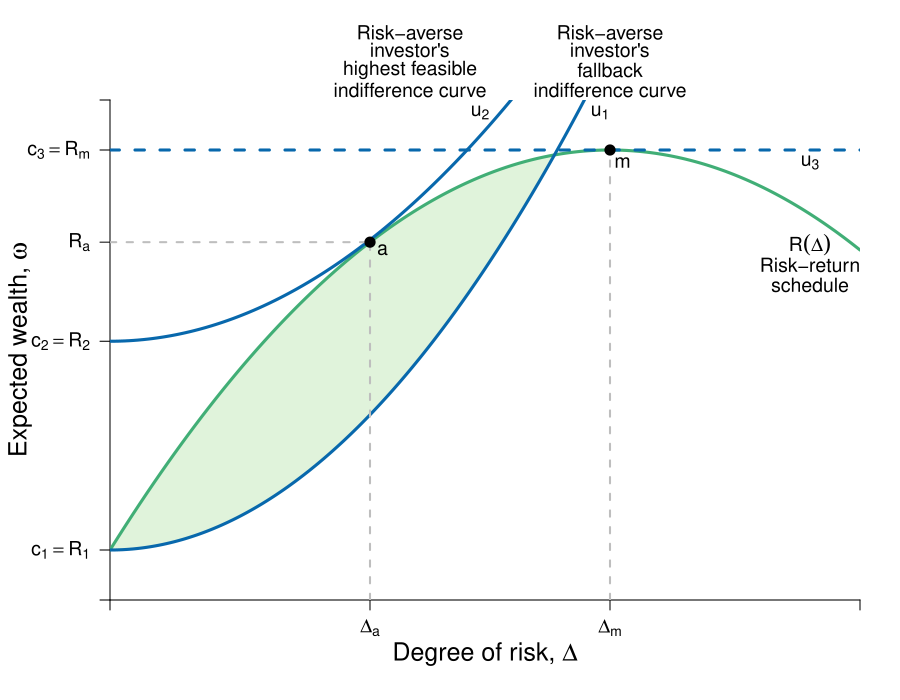

Write the R code that produced this figure.
#Graph Designer: Simon Halliday & Madeleine Wettach '20
#Authors: Bowles, Foley and Halliday
#Title: Microeconomics: Competition, Conflict and Coordination

require(shape)
library(pBrackets)
pdf(file = "risk/step_by_step_graphs_4/risk_return_investment_step4.pdf", width = 9, height = 7)

#Set parameters for graphics
axislabelsize <- 1.5
labelsize <- 1.2
graphlinewidth <- 3
segmentlinewidth <- 2
a <- c(2, 4, 6)


COL <- c("#7fc97f", "#beaed4", "#fdc086", "#ffff99", "#386cb0", "#f0027f", "#bf5b17", "#666666")
COLA <- c("#e0f3db", "#99d8c9","#66c2a4","#41ae76", "#238b45", "#005824")
COLB <- c("#c6dbef", "#4eb3d3", "#2b8cbe", "#0868ac","#084081")
COLC <- c("#fcfbfd", "#efedf5", "#dadaeb", "#bcbddc", "#9e9ac8", "#807dba", "#6a51a3", "#54278f", "#3f007d")

par(mar =  c(5, 5.5, 5, 2))
xlims <- c(0, 15)
ylims <- c(0, 20)

riskreturn <- function(g, int1 = 18, int2 = 4, coeff = 0.4){
  int1 - (int2 - (coeff)*g)^2
}

uA <- function(omega, g, slope = 0.5){
  omega + omega*g  - slope*g^2
}

indiffA <- function(g, intercept = 2, slope = 0.2){
  intercept  + slope*g^2
}

insurance <- function(g, intercept = 10, slope = 0.36){
  intercept  + slope*g
}

#Find the optima of the risk return schedule for plotting
retopt <- optimize(riskreturn, interval = xlims, maximum = TRUE)
retmax <- retopt$maximum[1]

#Find the intersection of the riskreturn schedule and indiffA
rt <- uniroot(function(g)  riskreturn(g) - indiffA(g), c(0.01, 15), tol = 1e-8) 
int1 <- rt$root

# rt2 <- uniroot(function(g)  riskreturn(g) - indiffA(g, intercept = 10.35, slope = 0.12), c(1, 10), tol = 1e-8) 
# tang <- rt2$root
# tang  

#Plot command 
plot(0, 0, xlim = xlims, ylim = ylims, 
     type = "n",
     xlab = expression(paste("")),
     ylab = expression(paste("")), 
     axes = FALSE,
     cex.lab = labelsize, 
     bty = "n", 
     xaxs="i", 
     yaxs="i"
)


#Customize ticks and labels for the plot
ticksy <- c(0,  2, 10.35, riskreturn(g = 5.2), riskreturn(g = retmax), ylims[2])
ylabels <- c(NA, expression(paste(c[1] == R[1])), expression(paste(c[2] == R[2])), expression(paste(R[a])), expression(paste(c[3] == R[m])), NA)
ticksx <- c(0, 5.2, retmax, xlims[2])
xlabels <- c(NA, expression(paste(Delta[a])), expression(paste(Delta[m])), NA)

axis(1, at = ticksx, pos = 0, labels = xlabels, cex.axis = labelsize)
axis(2, at = ticksy, pos = 0, labels = ylabels, las = 1, cex.axis = labelsize)
mtext(expression(paste("Degree of risk, ", Delta)), side=1, line = 2.5, cex = axislabelsize)
text(xlims[1] - 1.8, ylims[2] - 0.5*(ylims[2] - ylims[1]), expression(paste("Expected wealth, ", omega)), xpd = TRUE, cex = axislabelsize, srt = 90) 

npts <- 500 
xx1 <- seq(xlims[1], xlims[2], length.out = npts)


#Notice, I use the earlier calculated intercept here for the polygon
xx3 <- seq(xlims[1], int1, length.out = npts)
polygon(x = c(xx3, rev(xx3)), 
        y = c(riskreturn(xx3), indiffA(rev(xx3))), 
        col = COLA[1], density=NULL, border = NA)

lines(xx1, riskreturn(xx1), col = COLA[4], lwd = graphlinewidth, lty = 1)
lines(xx1, indiffA(xx1), col = COLB[4], lwd = graphlinewidth, lty = 1)
lines(xx1, indiffA(xx1, intercept = 10.35, slope = 0.15), col = COLB[4], lwd = graphlinewidth, lty = 1)

####cut
#Add points a, b, c and c
segments(5.2, 0, 5.2, riskreturn(g = 5.2), lty = 2, col = "gray", lwd = segmentlinewidth)
segments(0, riskreturn(g = 5.2), 5.2, riskreturn(g = 5.2), lty = 2, col = "gray", lwd = segmentlinewidth)
points(5.2, riskreturn(g = 5.2), pch = 16, col = "black", cex = 1.5)
text(5.2 + 0.25, riskreturn(g = 5.2) - 0.3, expression(a), cex = labelsize)


#####Risk neutral segment line
segments(0, riskreturn(retmax), xlims[2], riskreturn(g = retmax) , lty = 2, col = COLB[4], lwd = graphlinewidth)

segments(retmax, 0, retmax, riskreturn(g = retmax) , lty = 2, col = "gray", lwd = segmentlinewidth)
points(retmax, riskreturn(g = retmax), pch = 16, col = "black", cex = 1.5)
text(retmax + 0.25, riskreturn(g = retmax) - 0.5, expression(m), cex = labelsize)


# segments(0, insurance(g = 1.8), 10.5, insurance(g = 1.8), lty = 2, col = "gray", lwd = segmentlinewidth)
# segments(1.8, 0, 1.8, insurance(g = 1.8), lty = 2, col = "gray", lwd = segmentlinewidth)
# points(1.8, insurance(g = 1.8) , pch = 16, col = "black", cex = 1.5)
# text(1.8, insurance(g = 1.8) + 0.6, expression(paste(b^2)), cex = labelsize)
# 
# 
# 
# points(10.5, riskreturn(g = 10.5) , pch = 16, col = "black", cex = 1.5)
# text(10.5, riskreturn(g = 10.5) + 0.6, expression(paste(b^1)), cex = labelsize)
# 
# brackets(x1 = 10.7, y1 = riskreturn(10.5)  - 0.1, 
#          x2 = 10.7, y2 = insurance(1.8),  
#          ticks = 0.5, curvature = 0.5, type = 1, h = 0.5,
#          col = "black", lwd = 1, lty = 1, xpd = TRUE)
# text(11.4, 12.1, expression(paste(p)), xpd = TRUE, cex = labelsize)
# 
# Arrows(5.8, 3, 10.2, 3, 
#        col = "black", lty = 2, lwd = 2, arr.type = "triangle", 
#        arr.lwd = 0.5, code = 2)
# text(8.05, 4, expression(paste("Increased risk-taking")), xpd = TRUE)
# text(8.05, 3.5, expression(paste("due to insurance")), xpd = TRUE)
# 
# 
# Arrows(10.4, 2, 2, 2, 
#        col = "black", lty = 1, lwd = 2, arr.type = "triangle", 
#        arr.lwd = 0.5, code = 2)
# text(3.75, 1.55, expression(paste("Decreased net")), xpd = TRUE)
# text(3.75, 1, expression(paste("risk exposure")), xpd = TRUE)
# text(3.75, 0.5, expression(paste("due to insurance")), xpd = TRUE)
# 
# 
#text(14, 19.6, expression(paste("Risk-neutral")), xpd = TRUE, cex = labelsize)
#text(14, 18.7, expression(paste("indifference curve")), xpd = TRUE, cex = labelsize)
# 
# 
# #Label risk return schedule
text(14, 14.2, expression(paste(R(Delta))), cex = labelsize)
text(14, 13.4, expression(paste("Risk-return")), cex = labelsize)
text(14, 12.6, expression(paste("schedule")), cex = labelsize)
#

####cut
# #Label value functions
text(9.8, 19.5, expression(u[1]), cex = labelsize)
text(7.4, 19.5, expression(u[2]), cex = labelsize)
text(14, 17.5, expression(u[3]), cex = labelsize)


text(6, 22.7, expression(paste("Risk-averse")), xpd = TRUE, cex = labelsize) 
text(6, 22, expression(paste("investor's")), xpd = TRUE, cex = labelsize) 
text(6, 21.2, expression(paste("highest feasible")), xpd = TRUE, cex = labelsize) 
text(6, 20.4, expression(paste("indifference curve")), xpd = TRUE, cex = labelsize) 

text(10, 22.7, expression(paste("Risk-averse")), xpd = TRUE, cex = labelsize) 
text(10, 22, expression(paste("investor's")), xpd = TRUE, cex = labelsize) 
text(10, 21.2, expression(paste("fallback")), xpd = TRUE, cex = labelsize) 
text(10, 20.4, expression(paste("indifference curve")), xpd = TRUE, cex = labelsize) 




dev.off()
